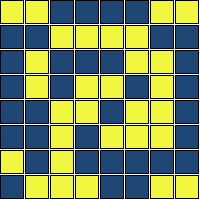
Frame 1 (no input)
Frame 2 (the mouse pressed at the canvas centre, redrawn once): identical to frame 1, image omitted

The Processing sketch that drew this single still picture (run headless with seeded random() and noise(); the mouse was pressed at the canvas centre and the sketch redrawn once):

// Processing sketch: processing_96387
// ── processing_96387.pde

void setup(){
  size(200,200);
  background(255);
}
 
 
void draw(){
  int spacing=2;
  int ladox = (width-7*spacing)/8;
  int x=0;
for(x=0;x<200;x+=25){
  for(int y=0; y<200; y+=25){
   fill(241,247,62);
   rect(x,y,ladox,ladox);
  }
}
 

  fill(31,71,118);
  rect((5*(ladox+spacing)), (3*(ladox+spacing)), ladox, ladox);
  noLoop();

  fill(31,71,118);
  rect((4*(ladox+spacing)), (2*(ladox+spacing)), ladox, ladox);
  noLoop();

  fill(31,71,118);
  rect((3*(ladox+spacing)), (2*(ladox+spacing)), ladox, ladox);
  noLoop();

  fill(31,71,118);
  rect((2*(ladox+spacing)), (2*(ladox+spacing)), ladox, ladox);
  noLoop();

  fill(31,71,118);
  rect((6*(ladox+spacing)), (1*(ladox+spacing)), ladox, ladox);
  noLoop();

  fill(31,71,118);
  rect((5*(ladox+spacing)), (0*(ladox+spacing)), ladox, ladox);
  noLoop();

  fill(31,71,118);
  rect((4*(ladox+spacing)), (0*(ladox+spacing)), ladox, ladox);
  noLoop();

  fill(31,71,118);
  rect((3*(ladox+spacing)), (0*(ladox+spacing)), ladox, ladox);
  noLoop();

  fill(31,71,118);
  rect((2*(ladox+spacing)), (0*(ladox+spacing)), ladox, ladox);
  noLoop();

  fill(31,71,118);
  rect((3*(ladox+spacing)), (0*(ladox+spacing)), ladox, ladox);
  noLoop();

  fill(31,71,118);
  rect((1*(ladox+spacing)), (1*(ladox+spacing)), ladox, ladox);
  noLoop();

  fill(31,71,118);
  rect((0*(ladox+spacing)), (1*(ladox+spacing)), ladox, ladox);
  noLoop();

  fill(31,71,118);
  rect((0*(ladox+spacing)), (2*(ladox+spacing)), ladox, ladox);
  noLoop();

  fill(31,71,118);
  rect((0*(ladox+spacing)), (3*(ladox+spacing)), ladox, ladox);
  noLoop();

  fill(31,71,118);
  rect((0*(ladox+spacing)), (4*(ladox+spacing)), ladox, ladox);
  noLoop();

  fill(31,71,118);
  rect((5*(ladox+spacing)), (7*(ladox+spacing)), ladox, ladox);
  noLoop();

  fill(31,71,118);
  rect((4*(ladox+spacing)), (7*(ladox+spacing)), ladox, ladox);
  noLoop();

  fill(31,71,118);
  rect((4*(ladox+spacing)), (4*(ladox+spacing)), ladox, ladox);
  noLoop();

  fill(31,71,118);
  rect((1*(ladox+spacing)), (6*(ladox+spacing)), ladox, ladox);
  noLoop();

  fill(31,71,118);
  rect((3*(ladox+spacing)), (5*(ladox+spacing)), ladox, ladox);
  noLoop();

  fill(31,71,118);
  rect((6*(ladox+spacing)), (6*(ladox+spacing)), ladox, ladox);
  noLoop();

  fill(31,71,118);
  rect((5*(ladox+spacing)), (6*(ladox+spacing)), ladox, ladox);
  noLoop();


  fill(31,71,118);
  rect((4*(ladox+spacing)), (6*(ladox+spacing)), ladox, ladox);
  noLoop();

    fill(31,71,118);
  rect((3*(ladox+spacing)), (6*(ladox+spacing)), ladox, ladox);
  noLoop();
  
  fill(31,71,118);
  rect((7*(ladox+spacing)), (6*(ladox+spacing)), ladox, ladox);
  noLoop();

  fill(31,71,118);
  rect((0*(ladox+spacing)), (7*(ladox+spacing)), ladox, ladox);
  noLoop();

  fill(31,71,118);
  rect((2*(ladox+spacing)), (3*(ladox+spacing)), ladox, ladox);
  noLoop();

  fill(31,71,118);
  rect((1*(ladox+spacing)), (4*(ladox+spacing)), ladox, ladox);
  noLoop();

  fill(31,71,118);
  rect((1*(ladox+spacing)), (5*(ladox+spacing)), ladox, ladox);
  noLoop();

  fill(31,71,118);
  rect((0*(ladox+spacing)), (5*(ladox+spacing)), ladox, ladox);
  noLoop();

  fill(31,71,118);
  rect((7*(ladox+spacing)), (1*(ladox+spacing)), ladox, ladox);
  noLoop();

  fill(31,71,118);
  rect((7*(ladox+spacing)), (2*(ladox+spacing)), ladox, ladox);
  noLoop();

  fill(31,71,118);
  rect((7*(ladox+spacing)), (5*(ladox+spacing)), ladox, ladox);
  noLoop();
   
  fill(31,71,118);
  rect((7*(ladox+spacing)), (4*(ladox+spacing)), ladox, ladox);
  noLoop();
   

  fill(31,71,118);
  rect((7*(ladox+spacing)), (3*(ladox+spacing)), ladox, ladox);
  noLoop();
     
}
